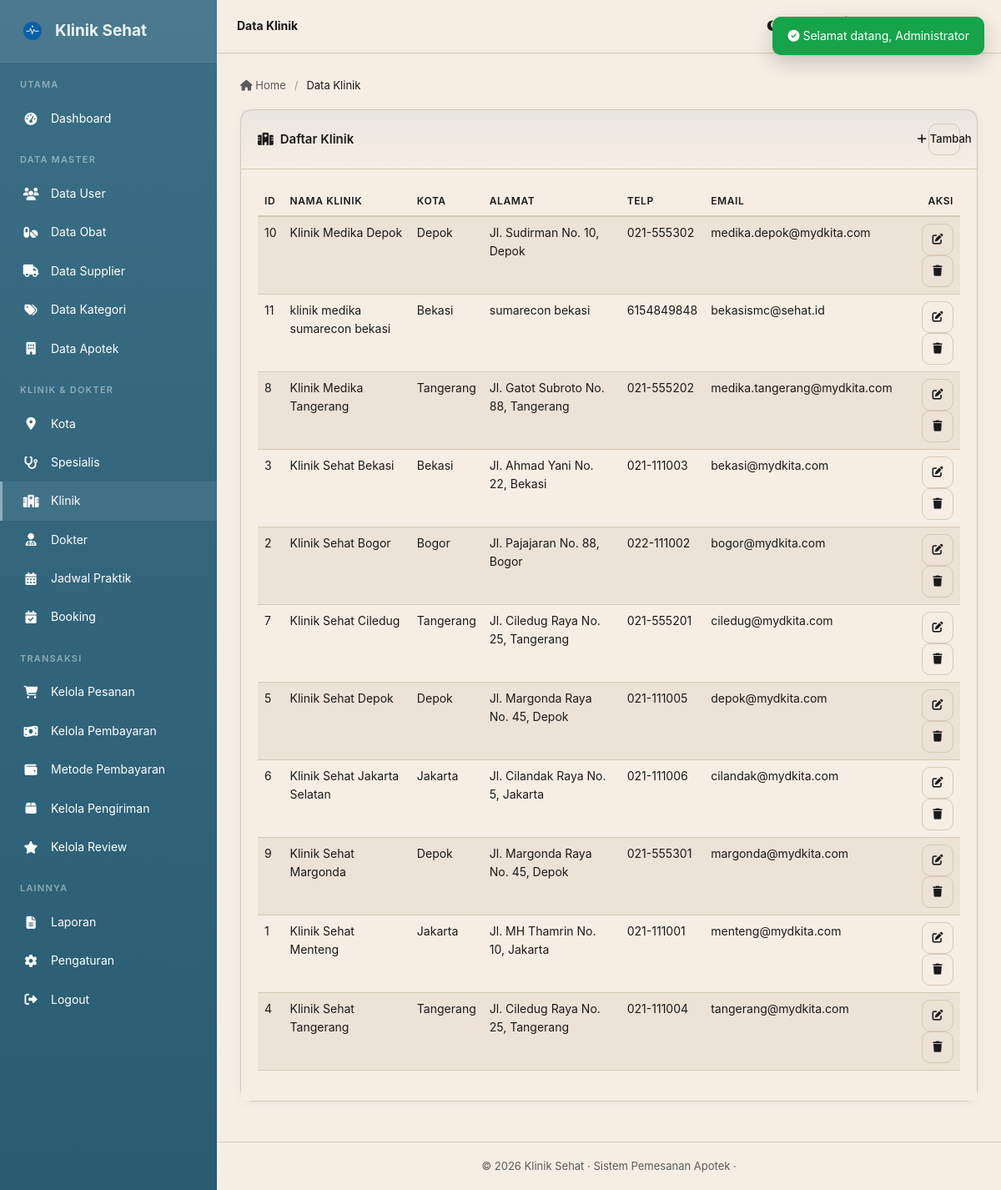
/Klinik/admin/klinik/index.php (signed in), run on the app's committed database.
### tables this page shows
CREATE TABLE `klinik` (
  `id_klinik` int(11) UNSIGNED NOT NULL,
  `id_kota` int(11) UNSIGNED NOT NULL,
  `nama_klinik` varchar(150) NOT NULL,
  `alamat` text DEFAULT NULL,
  `no_telp` varchar(20) DEFAULT NULL,
  `email` varchar(100) DEFAULT NULL
);

CREATE TABLE `kota` (
  `id_kota` int(11) UNSIGNED NOT NULL,
  `nama_kota` varchar(100) NOT NULL
);

### Klinik/functions/functions.php (called while the page is built, shortened)
<?php
function csrf_token() {
    return $_SESSION['csrf'];
}
function e($str) {
    return htmlspecialchars((string)($str ?? ''), ENT_QUOTES, 'UTF-8');
}

### Klinik/admin/klinik/index.php (the view, shortened to what this page needs)
<?php
require_once '../../config/koneksi.php';
$list = $pdo->query("SELECT k.*, kt.nama_kota FROM klinik k LEFT JOIN kota kt ON kt.id_kota=k.id_kota ORDER BY k.nama_klinik")->fetchAll();
require_once '../../includes/header_admin.php';
?>
<div class="card">
    <div class="card-header d-flex justify-content-between align-items-center">
        <span><i class="fas fa-hospital me-2"></i>Daftar Klinik</span>
        <button class="btn btn-sm btn-primary" data-bs-toggle="modal" data-bs-target="#modalForm"><i class="fas fa-plus me-1"></i> Tambah</button>
    </div>
    <div class="card-body">
        <table id="table" class="table table-hover" style="width:100%">
            <thead><tr><th>ID</th><th>Nama Klinik</th><th>Kota</th><th>Alamat</th><th>Telp</th><th>Email</th><th class="text-end">Aksi</th></tr></thead>
            <tbody>
            <?php foreach ($list as $r): ?>
                <tr>
                    <td><?= e($r['id_klinik']) ?></td>
                    <td><?= e($r['nama_klinik']) ?></td>
                    <td><?= e($r['nama_kota']) ?></td>
                    <td><?= e($r['alamat']) ?></td>
                    <td><?= e($r['no_telp']) ?></td>
                    <td><?= e($r['email']) ?></td>
                    <td class="text-end">
                        <button class="btn btn-sm btn-warning" data-bs-toggle="modal" data-bs-target="#modalForm" data-id="<?= e($r['id_klinik']) ?>" data-kota="<?= e($r['id_kota']) ?>" data-nama="<?= e($r['nama_klinik']) ?>" data-alamat="<?= e($r['alamat']) ?>" data-telp="<?= e($r['no_telp']) ?>" data-email="<?= e($r['email']) ?>"><i class="fas fa-edit"></i></button>
                        <a href="?hapus=<?= e($r['id_klinik']) ?>&csrf_token=<?= csrf_token() ?>" class="btn btn-sm btn-danger" onclick="return confirm('Hapus klinik ini?')"><i class="fas fa-trash"></i></a>
                    </td>
                </tr>
            <?php endforeach; ?>
            </tbody>
        </table>
    </div>
</div>
<?php require_once '../../includes/footer_admin.php'; ?>

### Klinik/assets/css/style.css (style rules this page uses)
:root { --primary: #3b6e86; --primary-dark: #2e5564; --primary-light: #8aaebf; --bg: #ede4d1; --surface: #f6eee3; --surface-alt: #ece2d5; --text: #1a1a1a; --text-muted: #5a5a5a; --border: #d8c8b4; --sidebar-bg: #3b6e86; --sidebar-dark: #2a5c72; --sidebar-text: #e8f4f8; --sidebar-hover: rgba(138,174,191,.15); --success: #2d8a5e; --danger: #c0392b; --warning: #d4a017; --info: #6f9ab1; --shadow: 0 2px 8px rgba(59,110,134,.08); --shadow-lg: 0 8px 24px rgba(59,110,134,.16); --radius: 14px; --transition: all .25s ease; }
* { box-sizing: border-box; }
body { background: var(--bg); color: var(--text); font-family: 'Inter', 'Segoe UI', system-ui, -apple-system, sans-serif; margin: 0; font-size: 14px; line-height: 1.6; }
a { text-decoration: none; color: var(--primary); transition: var(--transition); }
.card { background: var(--surface); border: 1px solid var(--border); border-radius: var(--radius); box-shadow: var(--shadow); margin-bottom: 20px; transition: var(--transition); }
.card-header { padding: 16px 20px; border-bottom: 1px solid var(--border); font-weight: 600; display: flex; justify-content: space-between; align-items: center; font-size: 15px; background: linear-gradient(180deg, rgba(138,174,191,.12) 0%, transparent 100%); }
.card-body { padding: 20px; }
.btn { border-radius: 8px; font-size: 14px; font-weight: 500; transition: var(--transition); border: none; }
.btn-primary, .bg-primary, .badge.bg-primary, .border-primary, .table .badge.bg-primary, .table td.bg-primary, .table th.bg-primary { background-color: var(--primary) !important; background: var(--primary) !important; border-color: var(--primary) !important; color: #fff !important; }
.btn-primary { background: var(--primary); color: #fff; }
.btn-sm:has(> i:only-child), .btn-sm:has(> span > i:only-child), .btn-sm:has(> svg:only-child), .btn-sm:has(> span > svg:only-child) { background: transparent !important; border: 1px solid var(--border) !important; color: var(--text) !important; width: 38px; height: 38px; min-width: 38px; padding: 0; display: inline-flex; align-items: center; justify-content: center; border-radius: 10px; }
.btn-sm:has(> i:only-child) i, .btn-sm:has(> span > i:only-child) i, .btn-sm:has(> svg:only-child) svg, .btn-sm:has(> span > svg:only-child) svg { margin: 0; }
.btn-danger { background: var(--danger); color: #fff; }
.btn-warning { background: var(--warning); color: #fff; }
.btn-sm { padding: 6px 14px; font-size: 13px; white-space: nowrap; }
.table { color: var(--text); }
.table > :not(caption) > * > * { background: transparent; }
.table thead th { border-bottom: 2px solid var(--border); font-size: 12px; text-transform: uppercase; letter-spacing: .6px; color: var(--text-muted); font-weight: 600; background: rgba(138,174,191,.08); }
.card, .card-body, .modal-content, .dropdown-menu, .table, .table th, .table td, .dataTables_wrapper, .dataTables_scrollHeadInner, .dataTables_scrollBody, .form-control, .form-select, .main, .content, .breadcrumb-custom { background: var(--surface); color: var(--text); }
.table { border-color: var(--border); }
.table th, .table td, .dataTables_wrapper .dataTables_scrollBody table td, .dataTables_wrapper .dataTables_scrollBody table th { background-color: transparent !important; color: var(--text); }
.table thead th { background: rgba(138,174,191,.08); color: var(--text); }
.table tbody tr:nth-of-type(odd) { background: var(--surface-alt); }

### data on the page
klinik: id_klinik "10", nama_klinik "Klinik Medika Depok", id_kota.nama_kota "Depok", alamat "Jl. Sudirman No. 10, Depok", no_telp "021-555302", email "medika.depok@mydkita.com"
klinik: id_klinik "11", nama_klinik "klinik medika sumarecon bekasi", id_kota.nama_kota "Bekasi", alamat "sumarecon bekasi", no_telp "6154849848", email "bekasismc@sehat.id"
klinik: id_klinik "8", nama_klinik "Klinik Medika Tangerang", id_kota.nama_kota "Tangerang", alamat "Jl. Gatot Subroto No. 88, Tangerang", no_telp "021-555202", email "medika.tangerang@mydkita.com"
klinik: id_klinik "3", nama_klinik "Klinik Sehat Bekasi", id_kota.nama_kota "Bekasi", alamat "Jl. Ahmad Yani No. 22, Bekasi", no_telp "021-111003", email "bekasi@mydkita.com"
klinik: id_klinik "2", nama_klinik "Klinik Sehat Bogor", id_kota.nama_kota "Bogor", alamat "Jl. Pajajaran No. 88, Bogor", no_telp "022-111002", email "bogor@mydkita.com"
klinik: id_klinik "7", nama_klinik "Klinik Sehat Ciledug", id_kota.nama_kota "Tangerang", alamat "Jl. Ciledug Raya No. 25, Tangerang", no_telp "021-555201", email "ciledug@mydkita.com"
klinik: id_klinik "5", nama_klinik "Klinik Sehat Depok", id_kota.nama_kota "Depok", alamat "Jl. Margonda Raya No. 45, Depok", no_telp "021-111005", email "depok@mydkita.com"
klinik: id_klinik "6", nama_klinik "Klinik Sehat Jakarta Selatan", id_kota.nama_kota "Jakarta", alamat "Jl. Cilandak Raya No. 5, Jakarta", no_telp "021-111006", email "cilandak@mydkita.com"
klinik: id_klinik "9", nama_klinik "Klinik Sehat Margonda", id_kota.nama_kota "Depok", alamat "Jl. Margonda Raya No. 45, Depok", no_telp "021-555301", email "margonda@mydkita.com"
klinik: id_klinik "1", nama_klinik "Klinik Sehat Menteng", id_kota.nama_kota "Jakarta", alamat "Jl. MH Thamrin No. 10, Jakarta", no_telp "021-111001", email "menteng@mydkita.com"
klinik: id_klinik "4", nama_klinik "Klinik Sehat Tangerang", id_kota.nama_kota "Tangerang", alamat "Jl. Ciledug Raya No. 25, Tangerang", no_telp "021-111004", email "tangerang@mydkita.com"

### other printed values
$page_title "Data Klinik"
